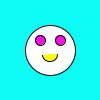
Frame 1 (no input)
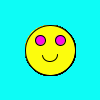
Frame 60 (the mouse pressed at the canvas centre just before this capture)
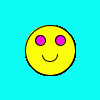
Frame 120 (the mouse held since frame 60 and released just before this capture)

The Processing sketch that drew these frames (run headless with seeded random() and noise(); from frame 60 on, the mouse is pressed at the canvas centre):

// Processing sketch: smile_11_22__15
// ── smile_11_22__15.pde
void setup()
{ background (13,252,246);
}
void draw()
 {
  ellipse (50,50,50,50);
  fill (252, 13, 229);
  ellipse (40,40,10,10);
  fill (252, 13, 229);
  ellipse (60,40,10,10);
  fill (252, 252, 13);
  arc  (50,54,15,15,0,3,38);
}
